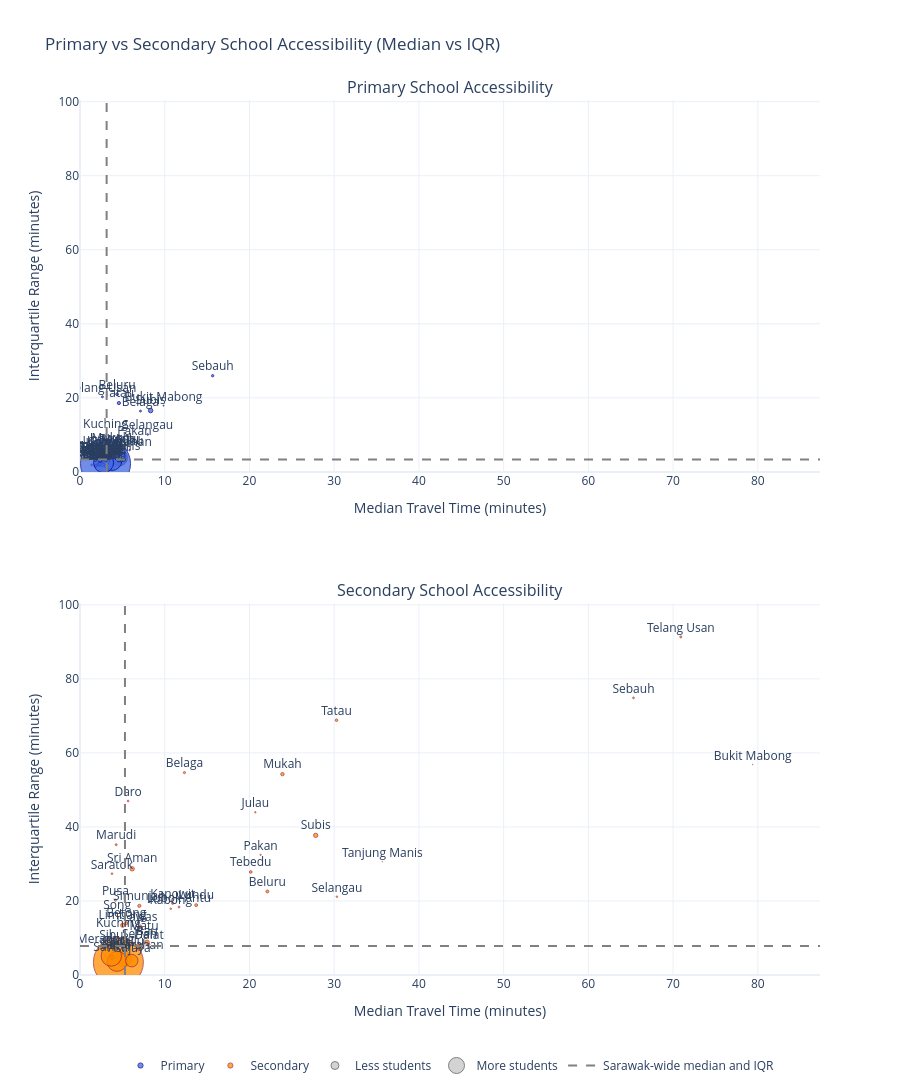

Notebook code for this chart:
### Markdown cell above
Change in median and IQR across districts

### Code cell
# INTERACTIVE CHART

# -------- Output file name --------
output_file_path = os.path.join(output_folder_charts,"district_median_iqr_time_plot.html")

# -------- Prepare data --------
df = district_time_stats_df.copy()
df = df[df["district"] != "Sarawak"]  # exclude Sarawak row

# -------- Population sizes for bubbles --------
primary_sizes = df["primary_school_students"] / df["primary_school_students"].max() * 50
secondary_sizes = df["secondary_school_students"] / df["secondary_school_students"].max() * 50

# -------- Sarawak reference lines --------
swk = district_time_stats_df[district_time_stats_df["district"] == "Sarawak"].iloc[0]

swk_p_med = swk["primary_median"]
swk_p_iqr = swk["primary_iqr"]

swk_s_med = swk["secondary_median"]
swk_s_iqr = swk["secondary_iqr"]

# ----------------------------------------------------
# Create subplot layout (two rows)
# ----------------------------------------------------
fig = make_subplots(
    rows=2, cols=1,
    subplot_titles=("Primary School Accessibility", "Secondary School Accessibility"),
    vertical_spacing=0.15
)

# ----------------------------------------------------
# Primary scatter (top)
# ----------------------------------------------------
fig.add_trace(
    go.Scatter(
        x=df["primary_median"],
        y=df["primary_iqr"],
        mode="markers+text",
        marker=dict(
            size=primary_sizes,
            color="royalblue",
            opacity=0.75,
            line=dict(width=1, color="darkblue")
        ),
        text=df["district"],
        textposition="top center",
        hovertemplate=(
            "<b>%{text}</b><br>"
            "Median: %{x:.1f} min<br>"
            "IQR: %{y:.1f} min<br>"
            "Primary students: %{customdata}<extra></extra>"
        ),
        customdata=df["primary_school_students"],
        name="Primary"
    ),
    row=1, col=1
)

# Reference lines — primary
fig.add_hline(y=swk_p_iqr, line=dict(color="grey", dash="dash"), row=1, col=1)
fig.add_vline(x=swk_p_med, line=dict(color="grey", dash="dash"), row=1, col=1)

# ----------------------------------------------------
# Secondary scatter (bottom)
# ----------------------------------------------------
fig.add_trace(
    go.Scatter(
        x=df["secondary_median"],
        y=df["secondary_iqr"],
        mode="markers+text",
        marker=dict(
            size=secondary_sizes,
            color="darkorange",
            opacity=0.75,
            line=dict(width=1, color="brown")
        ),
        text=df["district"],
        textposition="top center",
        hovertemplate=(
            "<b>%{text}</b><br>"
            "Median: %{x:.1f} min<br>"
            "IQR: %{y:.1f} min<br>"
            "Secondary students: %{customdata}<extra></extra>"
        ),
        customdata=df["secondary_school_students"],
        name="Secondary"
    ),
    row=2, col=1
)

# Reference lines — secondary
fig.add_hline(y=swk_s_iqr, line=dict(color="grey", dash="dash"), row=2, col=1)
fig.add_vline(x=swk_s_med, line=dict(color="grey", dash="dash"), row=2, col=1)

# ----------------------------------------------------
# Axes and layout
# ----------------------------------------------------
max_x = max(df["secondary_median"]) * 1.1
max_y = max(df["secondary_iqr"]) * 1.1

fig.update_xaxes(title_text="Median Travel Time (minutes)", range=[0, max_x], row=1, col=1)
fig.update_yaxes(title_text="Interquartile Range (minutes)", range=[0, max_y], row=1, col=1)

fig.update_xaxes(title_text="Median Travel Time (minutes)", range=[0, max_x], row=2, col=1)
fig.update_yaxes(title_text="Interquartile Range (minutes)", range=[0, max_y], row=2, col=1)

fig.update_layout(
    title="Primary vs Secondary School Accessibility (Median vs IQR)",
    template="plotly_white",
    width=900,
    height=1100,
    legend=dict(
        orientation="h",
        yanchor="bottom", y=-0.12,
        xanchor="center", x=0.5
    )
)

# ----------------------------------------------------
# Custom Legend (Population + Primary/Secondary + Reference Lines)
# ----------------------------------------------------

# Less students (small grey)
fig.add_trace(go.Scatter(
    x=[None], y=[None],
    mode="markers",
    marker=dict(size=8, color="lightgrey", line=dict(color="grey", width=1)),
    name="Less students"
))

# More students (large grey)
fig.add_trace(go.Scatter(
    x=[None], y=[None],
    mode="markers",
    marker=dict(size=20, color="lightgrey", line=dict(color="grey", width=1)),
    name="More students"
))

# Sarawak-wide median & IQR (dashed reference)
fig.add_trace(go.Scatter(
    x=[None, None],
    y=[None, None],
    mode="lines",
    line=dict(color="grey", dash="dash"),
    name="Sarawak-wide median and IQR"
))


fig.show()

# Save ready for embedding
fig.write_html(output_file_path, include_plotlyjs="cdn")

### Figure 1 — Plotly figure (JSON) as saved in the notebook; plotly's stock layout.template omitted (floating-point values rounded to 4 significant figures)
{"data": [{"customdata": [3599, 4380, 2160, 2987, 3236, 18656, 1144, 1986, 2283, 1557, 1735, 2570, 4145, 55263, 4017, 4794, 2094, 3360, 2039, 1502, 2174, 21664, 3898, 1443, 2697, 11274, 1745, 4193, 2636, 1847, 7797, 22130, 3417, 1082, 5348, 4982, 719, 3587, 2521, 2096], "hovertemplate": "<b>%{text}</b><br>Median: %{x:.1f} min<br>IQR: %{y:.1f} min<br>Primary students: %{customdata}<extra></extra>", "marker": {"color": "royalblue", "line": {"color": "darkblue", "width": 1}, "opacity": 0.75, "size": [3.256, 3.963, 1.954, 2.703, 2.928, 16.88, 1.035, 1.797, 2.066, 1.409, 1.57, 2.325, 3.75, 50.0, 3.634, 4.337, 1.895, 3.04, 1.845, 1.359, 1.967, 19.6, 3.527, 1.306, 2.44, 10.2, 1.579, 3.794, 2.385, 1.671, 7.054, 20.02, 3.092, 0.979, 4.839, 4.508, 0.6505, 3.245, 2.281, 1.896]}, "mode": "markers+text", "name": "Primary", "text": ["Asajaya", "Bau", "Belaga", "Beluru", "Betong", "Bintulu", "Bukit Mabong", "Dalat", "Daro", "Julau", "Kabong", "Kanowit", "Kapit", "Kuching", "Lawas", "Limbang", "Lubok Antu", "Lundu", "Marudi", "Matu", "Meradong", "Miri", "Mukah", "Pakan", "Pusa", "Samarahan", "Saratok", "Sarikei", "Sebauh", "Selangau", "Serian", "Sibu", "Simunjan", "Song", "Sri Aman", "Subis", "Tanjung Manis", "Tatau", "Tebedu", "Telang Usan"], "textposition": "top center", "type": "scatter", "x": [1.89, 2.277, 7.137, 4.375, 2.618, 4.612, 9.853, 1.373, 2.277, 5.847, 2.07, 3.305, 2.5, 3.012, 2.335, 2.233, 3.367, 3.308, 2.413, 2.088, 2.088, 3.78, 3.642, 6.423, 1.87, 4.712, 2.635, 2.673, 15.66, 7.988, 3.062, 2.782, 2.378, 1.8, 2.778, 8.338, 2.353, 4.587, 2.415, 2.643], "xaxis": "x", "y": [1.793, 1.818, 16.42, 20.98, 3.73, 3.858, 17.89, 1.865, 1.847, 5.868, 3.303, 5.172, 2.782, 2.215, 2.165, 3.197, 6.34, 4.342, 4.412, 2.105, 2.075, 3.038, 6.438, 8.742, 1.583, 4.083, 3.16, 1.95, 25.97, 10.11, 2.967, 2.482, 3.022, 4.495, 3.762, 16.56, 4.688, 18.59, 3.775, 20.28], "yaxis": "y"}, {"customdata": [3300, 4472, 2139, 2882, 3105, 15814, 593, 1862, 1720, 1405, 1547, 2270, 3624, 50117, 3389, 4135, 1833, 2881, 1959, 1237, 1797, 20094, 3359, 1302, 1999, 12561, 1669, 3959, 1750, 1541, 7339, 20462, 3094, 875, 4343, 4333, 536, 2541, 2600, 1988], "hovertemplate": "<b>%{text}</b><br>Median: %{x:.1f} min<br>IQR: %{y:.1f} min<br>Secondary students: %{customdata}<extra></extra>", "marker": {"color": "darkorange", "line": {"color": "brown", "width": 1}, "opacity": 0.75, "size": [3.292, 4.462, 2.134, 2.875, 3.098, 15.78, 0.5916, 1.858, 1.716, 1.402, 1.543, 2.265, 3.616, 50.0, 3.381, 4.125, 1.829, 2.874, 1.954, 1.234, 1.793, 20.05, 3.351, 1.299, 1.994, 12.53, 1.665, 3.95, 1.746, 1.537, 7.322, 20.41, 3.087, 0.873, 4.333, 4.323, 0.5347, 2.535, 2.594, 1.983]}, "mode": "markers+text", "name": "Secondary", "text": ["Asajaya", "Bau", "Belaga", "Beluru", "Betong", "Bintulu", "Bukit Mabong", "Dalat", "Daro", "Julau", "Kabong", "Kanowit", "Kapit", "Kuching", "Lawas", "Limbang", "Lubok Antu", "Lundu", "Marudi", "Matu", "Meradong", "Miri", "Mukah", "Pakan", "Pusa", "Samarahan", "Saratok", "Sarikei", "Sebauh", "Selangau", "Serian", "Sibu", "Simunjan", "Song", "Sri Aman", "Subis", "Tanjung Manis", "Tatau", "Tebedu", "Telang Usan"], "textposition": "top center", "type": "scatter", "x": [5.827, 7.91, 12.32, 22.11, 5.458, 5.19, 79.4, 8.143, 5.673, 20.69, 10.71, 10.94, 4.277, 4.528, 7.09, 5.038, 11.69, 13.72, 4.27, 7.563, 3.018, 4.37, 23.89, 21.31, 4.178, 6.107, 3.775, 3.76, 65.33, 30.32, 7.03, 3.695, 7.007, 4.387, 6.158, 27.82, 35.69, 30.27, 20.16, 70.91], "xaxis": "x2", "y": [4.658, 8.843, 54.67, 22.56, 13.99, 4.332, 56.85, 8.3, 46.99, 43.95, 17.89, 19.38, 5.952, 3.442, 13.06, 13.44, 18.37, 18.87, 35.2, 10.85, 7.148, 3.687, 54.25, 32.46, 20.18, 3.873, 27.38, 4.787, 74.87, 21.16, 7.608, 5.145, 18.68, 16.73, 28.69, 37.73, 30.59, 68.83, 27.83, 91.33], "yaxis": "y2"}, {"marker": {"color": "lightgrey", "line": {"color": "grey", "width": 1}, "size": 8}, "mode": "markers", "name": "Less students", "type": "scatter", "x": [null], "y": [null]}, {"marker": {"color": "lightgrey", "line": {"color": "grey", "width": 1}, "size": 20}, "mode": "markers", "name": "More students", "type": "scatter", "x": [null], "y": [null]}, {"line": {"color": "grey", "dash": "dash"}, "mode": "lines", "name": "Sarawak-wide median and IQR", "type": "scatter", "x": [null, null], "y": [null, null]}], "layout": {"annotations": [{"font": {"size": 16}, "showarrow": false, "text": "Primary School Accessibility", "x": 0.5, "xanchor": "center", "xref": "paper", "y": 1, "yanchor": "bottom", "yref": "paper"}, {"font": {"size": 16}, "showarrow": false, "text": "Secondary School Accessibility", "x": 0.5, "xanchor": "center", "xref": "paper", "y": 0.425, "yanchor": "bottom", "yref": "paper"}], "height": 1100, "legend": {"orientation": "h", "x": 0.5, "xanchor": "center", "y": -0.12, "yanchor": "bottom"}, "shapes": [{"line": {"color": "grey", "dash": "dash"}, "type": "line", "x0": 0, "x1": 1, "xref": "x domain", "y0": 3.333, "y1": 3.333, "yref": "y"}, {"line": {"color": "grey", "dash": "dash"}, "type": "line", "x0": 3.143, "x1": 3.143, "xref": "x", "y0": 0, "y1": 1, "yref": "y domain"}, {"line": {"color": "grey", "dash": "dash"}, "type": "line", "x0": 0, "x1": 1, "xref": "x2 domain", "y0": 7.852, "y1": 7.852, "yref": "y2"}, {"line": {"color": "grey", "dash": "dash"}, "type": "line", "x0": 5.307, "x1": 5.307, "xref": "x2", "y0": 0, "y1": 1, "yref": "y2 domain"}], "title": {"text": "Primary vs Secondary School Accessibility (Median vs IQR)"}, "width": 900, "xaxis": {"anchor": "y", "domain": [0, 1], "range": [0, 87.34], "title": {"text": "Median Travel Time (minutes)"}}, "xaxis2": {"anchor": "y2", "domain": [0, 1], "range": [0, 87.34], "title": {"text": "Median Travel Time (minutes)"}}, "yaxis": {"anchor": "x", "domain": [0.575, 1], "range": [0, 100.5], "title": {"text": "Interquartile Range (minutes)"}}, "yaxis2": {"anchor": "x2", "domain": [0, 0.425], "range": [0, 100.5], "title": {"text": "Interquartile Range (minutes)"}}}}
